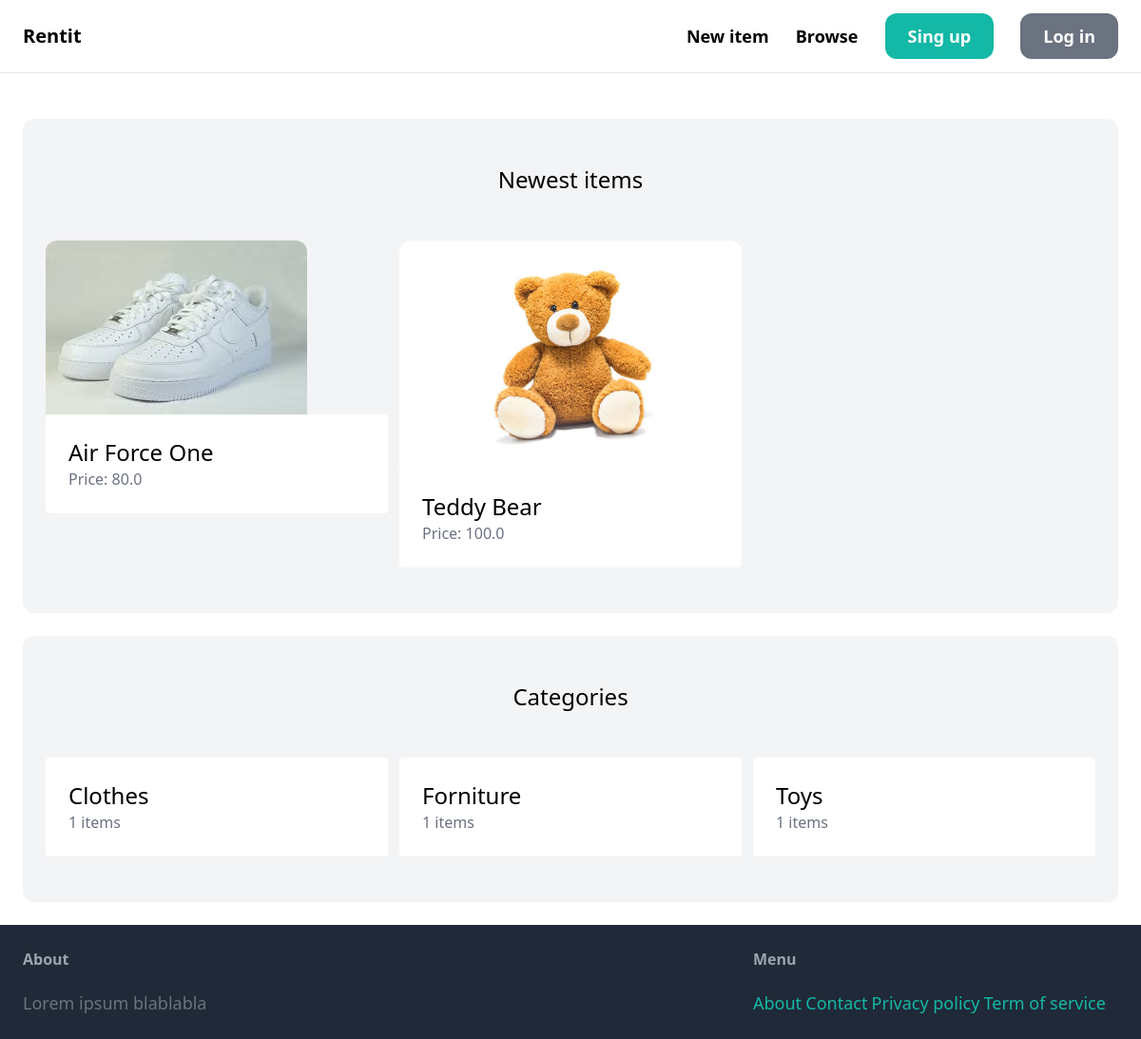
The app's page /, older data.
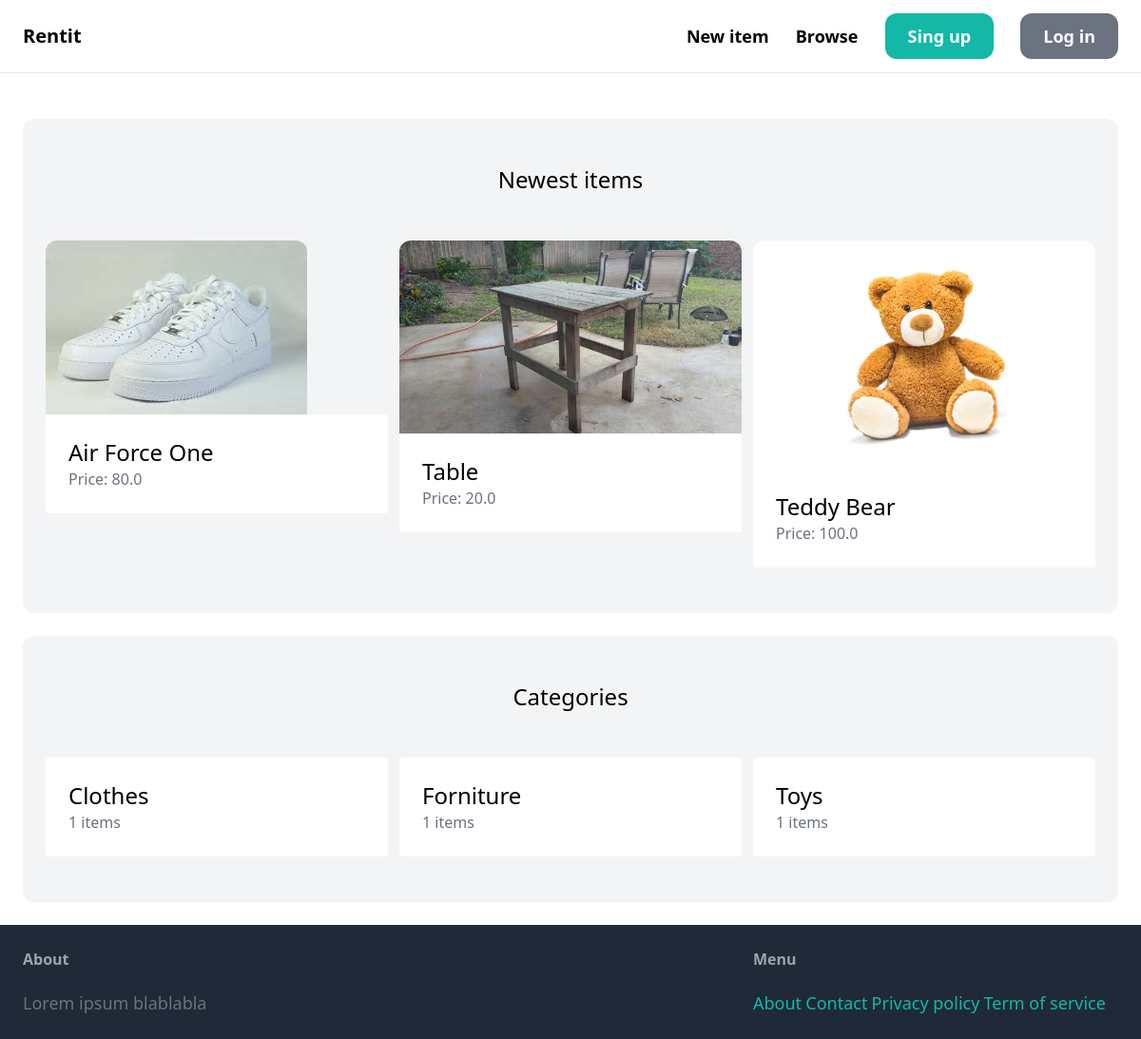
The same page, newer data.
### item/models.py (models this page shows, shortened)
class Item(models.Model):
    category = models.ForeignKey(Category, related_name='items', on_delete=models.CASCADE)
    name = models.CharField(max_length=255)
    description = models.TextField(blank=True, null=True)
    price = models.FloatField()
    image = models.ImageField(upload_to='item_images', blank=True, null=True)
    is_sold = models.BooleanField(default=False)
    created_by = models.ForeignKey(User, related_name='items', on_delete=models.CASCADE) #on_delete is used to say that if the user has been deleted, delete every item he created
    created_at = models.DateTimeField(auto_now_add=True)
    class Meta:
        ordering = ('name',) #it's used to order the items by name

class Category(models.Model):
    name = models.CharField(max_length=255)
    class Meta:
        ordering = ('name',) #it's used to order the items by name
        verbose_name_plural = 'Categories'

### core/views.py (the view)
# urls.py: path('', views.index, name='index'),
def index(request):
    items = Item.objects.filter(is_sold=False)[0:6]
    categories = Category.objects.all()
    return render(request, 'core/index.html', {
        'categories': categories,
        'items':items,
    })

### core/templates/core/index.html (shortened to what this page needs)
{% extends 'core/base.html' %}
{% block content %}
    <div class="mt-6 px-6 py-12 bg-gray-100 rounded-xl">
        <h2 class="mb-12 text-2xl text-center">Newest items</h2>
        <div class="grid grid-cols-3 gap-3">
            {% for item in items %}
                <div>
                    <a href="{% url 'item:detail' item.id %}">
                        <div>
                            <img src="{{ item.image.url }}" class="rounded-t-xl">
                        </div>
                        <div class="p-6 bg-white rounded -b-xl">
                            <h2 class="text-2xl">{{ item.name }}</h2>
                            <p class="text-gray-500">Price: {{item.price}}</p>
                        </div>
                    </a>
                </div>
            {% endfor %}
        </div>
    </div>
    <div class="mt-6 px-6 py-12 bg-gray-100 rounded-xl">
        <h2 class="mb-12 text-2xl text-center">Categories</h2>
        <div class="grid grid-cols-3 gap-3">
            {% for category in categories %}
                <div>
                    <a href="#">
                        <div class="p-6 bg-white rounded -b-xl">
                            <h2 class="text-2xl">{{ category.name }}</h2>
                            <p class="text-gray-500">{{ category.items.count }} items</p>
                        </div>
                    </a>
                </div>
            {% endfor %}
        </div>
    </div>
{% endblock %}

Row changes from the older to the newer data that the page shows:
now on this page (row edited): Item: image (picture), name "Table", price "20.0"
